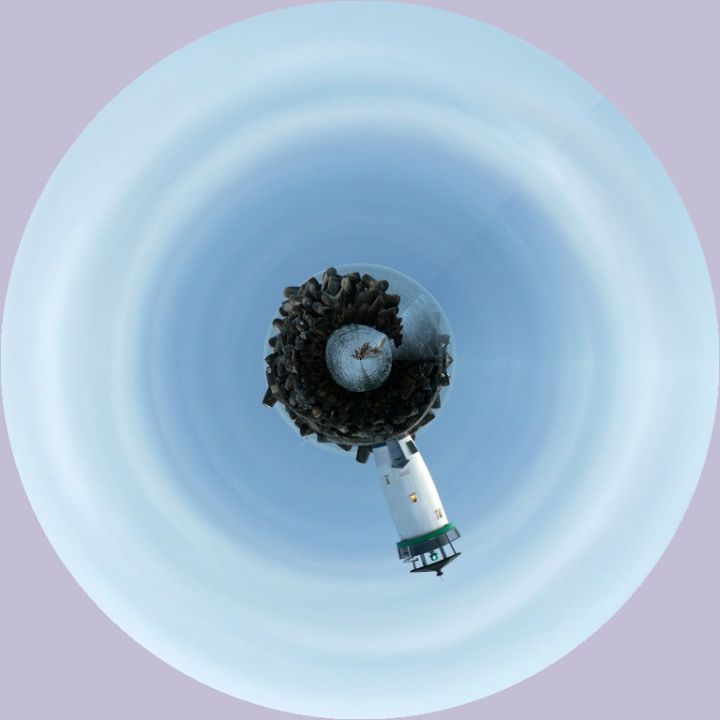
#> input picture 合格的CV工程师/实战篇/opencv/（四）实现炫酷的全景图效果/4-1.jpg, 720 x 720 px
$ python '极坐标全景图展开.py'
#> lines starting #> are read from the running program, lines starting #| are printed output that depends on the picture
import numpy as np
import math
import cv2

img = cv2.imread('4-1.jpg')
#> img is the input picture: shape (720, 720, 3); mean B, G, R 213.1, 191.6, 169.2
cv2.imshow('panoramagram',img)

# 得到圆形区域的中心坐标
x0 = img.shape[0] // 2
#> x0 = 360
y0 = img.shape[1] // 2
#> y0 = 360
# 通过圆形区域半径构造展开后的图像
radius = img.shape[0] // 2
#> radius = 360
unwrapped_height = radius
#> unwrapped_height = 360
unwrapped_width = int(2* math.pi * radius)
#> unwrapped_width = 2261
unwrapped_img = np.zeros((unwrapped_height, unwrapped_width, 3), dtype="u1")

except_count = 0
for j in range(unwrapped_width):
    theta = 2 * math.pi * (j / unwrapped_width)  # 1. start position such as "+ math.pi"
    for i in range(unwrapped_height):
        unwrapped_radius = radius - i  # 2. don't forget
        x = unwrapped_radius * math.cos(theta) + x0  # 3. "sin" is clockwise but "cos" is anticlockwise
        y = unwrapped_radius * math.sin(theta) + y0
        x, y = int(x), int(y)
        try:
            unwrapped_img[i, j, :] = img[x, y, :]
        except Exception as e:
            except_count = except_count + 1
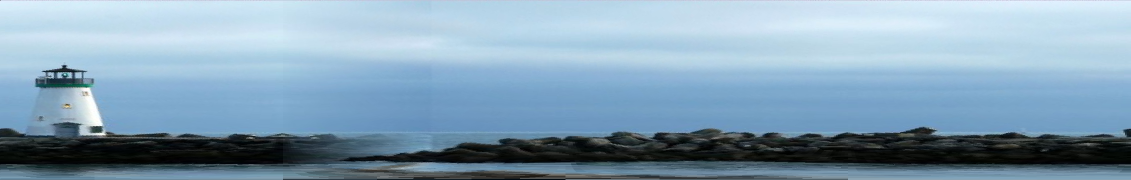
#> unwrapped_img: shape (360, 2261, 3) (shown at 1/2 size); mean B, G, R 180.7, 160.3, 131.9
#> after the loop, except_count = 1
print(except_count)
#| 1
cv2.imwrite("unwrapped.jpg", unwrapped_img)
cv2.imshow("Unwrapped", unwrapped_img)
cv2.waitKey(0)

$ run again, with 合格的CV工程师/实战篇/opencv/（四）实现炫酷的全景图效果/4-2.jpg copied over 合格的CV工程师/实战篇/opencv/（四）实现炫酷的全景图效果/4-1.jpg
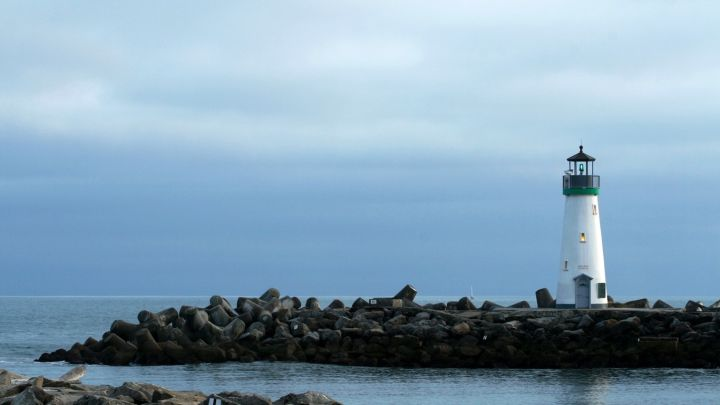
#> input picture 合格的CV工程师/实战篇/opencv/（四）实现炫酷的全景图效果/4-2.jpg, 720 x 405 px
#> img is the input picture: shape (405, 720, 3); mean B, G, R 181.3, 160.6, 131.9
#> after the loop `for j in range(unwrapped_width):`:
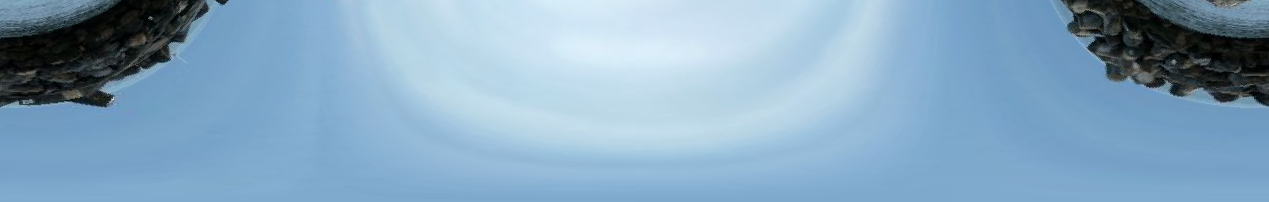
#> unwrapped_img: shape (202, 1269, 3); mean B, G, R 192.4, 166.8, 133.2
#> after the loop `for j in range(unwrapped_width):`: except_count = 0
#| 0

$ run again, with 合格的CV工程师/实战篇/opencv/（四）实现炫酷的全景图效果/4-3.jpg copied over 合格的CV工程师/实战篇/opencv/（四）实现炫酷的全景图效果/4-1.jpg
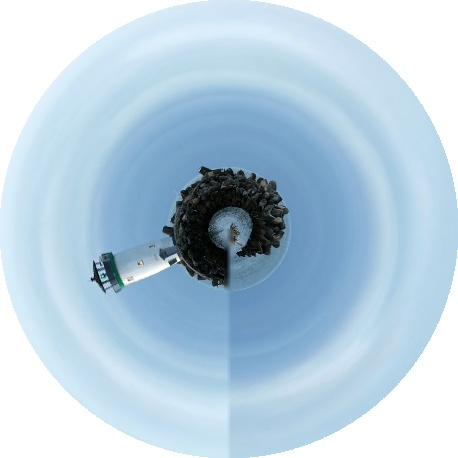
#> input picture 合格的CV工程师/实战篇/opencv/（四）实现炫酷的全景图效果/4-3.jpg, 458 x 458 px
#> img is the input picture: shape (458, 458, 3); mean B, G, R 222.1, 205.2, 181.3
#> after the loop `for j in range(unwrapped_width):`:
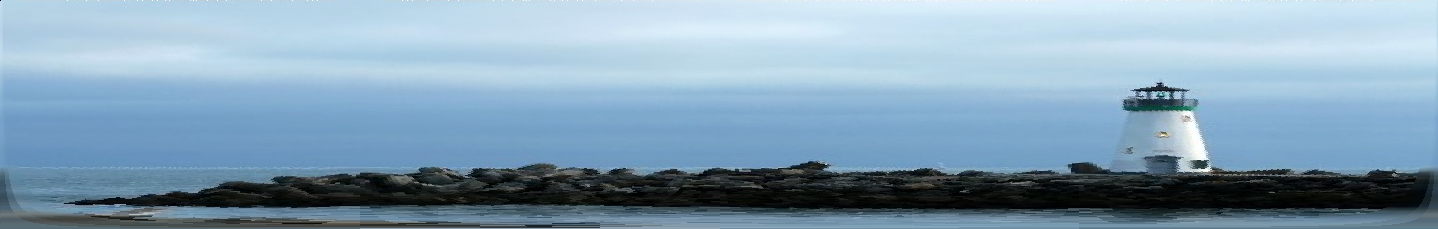
#> unwrapped_img: shape (229, 1438, 3); mean B, G, R 181.6, 160.8, 132.1
#> after the loop `for j in range(unwrapped_width):`: except_count = 1
#| 1
